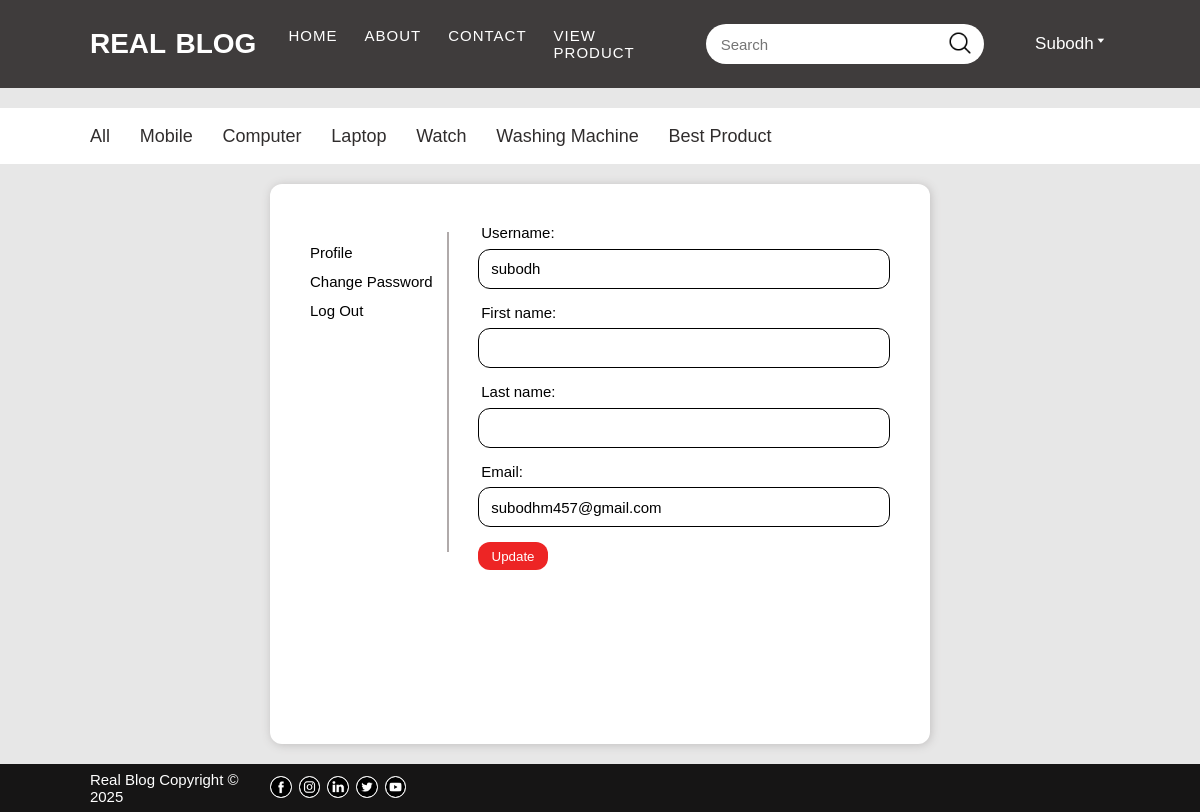
Page /profile/ (signed in) on the committed database.
### blog_app/models.py (models this page shows, shortened)
class Category(models.Model):
    title  = models.CharField(max_length=100)

### blog_app/views.py (the view)
# urls.py: path('profile/', views.user_profile, name='user_profile'),
def user_profile(request):
    if not request.user.is_authenticated:
        messages.info(request, 'You are not login, without login you can not access Progile!')
        return redirect('/')
    else:
        if request.method == 'POST':
            u_form = UserUpdateForm(request.POST, instance=request.user)
            if u_form.is_valid():
                u_form.save()
            context = {
            'u_form':u_form,
            }
            return render(request, 'blog_app/user_profile.html', context)
        else:
            u_form = UserUpdateForm(instance=request.user)
            context = {
            'ctgry':print_category(),
            'u_form':u_form,
            }
            return render(request, 'blog_app/user_profile.html', context)

### blog_app/forms.py
class UserUpdateForm(forms.ModelForm):
    email = forms.EmailField(required=False)
    class Meta:
        model = User
        fields = ['username','first_name', 'last_name', 'email']

### blog_app/views.py (called while the page is built)
def print_category():
    return Category.objects.all()

### blog_app/templates/blog_app/user_profile.html (shortened to what this page needs)
{% extends 'blog_app/base.html' %}
{% load static %}
{% block main %}
<div class="profile">
    <div class="profilemain">
        <div class="profilemanue">
            <ul>
                <li><a href="{% url 'user_profile' %}">Profile</a></li>
                <li><a href="{% url 'passwordchange' %}">Change Password</a></li>
                <li><a href="{% url 'logout' %}">Log Out</a></li>
            </ul>
        </div>
        <div class="profilemain-right">
            <form action="" method="POST" enctype="multipart/form-data" novalidate >
                {% for field in u_form %}
                    <div>
                        {{field.label_tag}}<br>
                        {{field}}
                    </div>
                {% endfor %}
                <button>Update</button>
            </form>
        </div>
    </div>
</div>
{% endblock main %}

### blog_app/templates/blog_app/base.html (shortened to what this page needs)
<!DOCTYPE html>
{% load static %}
<html lang="en">
<head>
    <link rel="stylesheet" href="{% static 'blog_app/css/style.css' %}">
</head>
<body>
    {% include 'blog_app/nav.html' %}
    {% include 'blog_app/subnav.html' %}
    {% block main %}{% endblock main %}
    {% include 'blog_app/footer.html' %}
</body>
</html>

### blog_app/templates/blog_app/nav.html (shortened to what this page needs)
{% load static %}
<nav class="navbar bgBlack">
    <div class="container navinner">
        <div class="logo">
            <a href="{% url 'home' %}">REAL BLOG</a>
        </div>
        <ul class="navitems navitems3" id="navitems">
            <li><a href="{% url 'home' %}">home</a></li>
            <li><a href="{% url 'about' %}">about</a></li>
            <li><a href="{% url 'contact' %}">contact</a></li>
            <li><a href="{% url 'subcategory' 'Best Product' %}">View product</a></li>
        </ul>
        <form action="{% url 'search' %}" class="search search3" id="search" method="GET">
            <input type="text" name='search' placeholder="Search">
            <button type="submit"><img src="{% static 'blog_app/img/search.png' %}" alt="search" height="50px"></button>
        </form>
        <div class="register">
            {% if user.is_authenticated %}
            <a href="{% url 'user_profile' %}">{{request.user|capfirst}}</a><span class="downarrow">&#129171;</span>
            {% else %}
                <a id="regi" class="regi" href="{% url 'login' %}">Login</a>
                <span>/</span>
                <a class="regi" href="{% url 'signup' %}"> Signup</a>
            {% endif %}
        </div>
    </div>
</nav>

### blog_app/templates/blog_app/subnav.html
<nav class="subnavbar subnavbar3" id="subnavbar">
    <div class="container subnavbar-inner">
        <a href="{% url 'subcategory' 'All' %}">All</a>
        {% for cat in ctgry %}
        <a href="{% url 'subcategory' cat.title %}">{{cat.title|capfirst}}</a>
        {% endfor %}
    </div>
</nav>

### blog_app/templates/blog_app/footer.html
{% load static %}
<footer class="footer">
    <div class="container footer-item">
        <div class="copyright">
            <p>Real Blog Copyright © 2025</p>
        </div>
        <div class="social">
            <a target='_' href="#"><img src="{% static 'blog_app/img/facebook.png' %}" alt=""></a>
            <a href="#"><img src="{% static 'blog_app/img/instagram.png' %}" alt=""></a>
            <a href="#"><img src="{% static 'blog_app/img/linkedin.png' %}" alt=""></a>
            <a href="#"><img src="{% static 'blog_app/img/twitter.png' %}" alt=""></a>
            <a href="#"><img src="{% static 'blog_app/img/youtube.png' %}" alt=""></a>
        </div>
    </div>
</footer>

### blog_app/static/blog_app/css/style.css (style rules this page uses)
* { margin: 0; padding: 0; box-sizing: border-box; }
html { font-size: 62.5%; font-family: sans-serif; background-color: rgb(231, 231, 231); }
a { text-decoration: none; }
li { list-style: none; }
.container { width: 85vw; margin: auto; }
.bgBlack { background-color: rgb(63, 60, 60); }
.navbar { width: 99.99%; height: 11vh; }
.navinner { display: flex; align-items: center; height: 11vh; }
.logo { width: 17%; }
.logo a { color: #fff; font-size: 2.8rem; font-weight: 700; word-spacing: .2rem; }
.navitems { width: 45%; display: flex; justify-content: center; padding-left: 3rem; }
.navitems li a { font-size: 1.5rem; color: #fff; text-transform: uppercase; font-weight: 300; margin-right: 1.8em; word-spacing: .3rem; letter-spacing: .1rem; }
.search { width: 28%; height: 5vh; display: flex; justify-content: flex-end; align-items: center; background-color: #fff; border-radius: 6rem; padding: 0 0.4em 0 1.2em }
.search input { width: 100%; height: 5vh; border-bottom-left-radius: 6rem; border-top-left-radius: 6rem; border: 0; outline: none; padding: .3rem; background-color: transparent; font-size: 1.5rem; }
.search img { border: none; height: 3vh; }
.search button { border-radius: 4rem; height: 6vh; width: 4vw; border: none; background-color: transparent; cursor: pointer; }
.register { width: 10%; margin: 0 0.2em 0 2.5em; display: flex; align-items: center; justify-content: flex-end; }
.register span { color: #fff; font-size: 1.5rem; margin: 0 0.2em 0 0.2em; }
.register a { color: #fff; font-size: 1.7rem; }
.downarrow { display: inline-block; padding-top: .8rem; cursor: pointer; }
.subnavbar { width: 99.99%; height: 7vh; background-color: #fff; margin-top: 2em; line-height: 7vh; }
.subnavbar a { font-size: 1.8rem; font-weight: 400; margin-right: 1.5em; color: rgb(48, 45, 45); }
.profile { width: 55vw; margin: auto; }
.profilemain { width: 100%; height: 70vh; background-color: #fff; margin: 2em 0; padding: 4em; border-radius: 1.2rem; box-shadow: .1rem .1rem 1rem rgb(192, 190, 190); display: flex; justify-content: space-between; }
.profilemanue { width: 24%; height: 32rem; margin-top: 0.8em; background-color: #fff; border-right: .2rem solid rgb(176, 170, 170); }
.profilemanue li { margin-top: 1.2em; }
.profilemanue li a { font-size: 1.5em; color: #000; }
.profilemain-right { width: 71%; }
.profilemain-right label { font-size: 1.5em; margin-left: .3rem; }
.profilemain-right input { font-size: 1.5em; width: 100%; height: 5vh; margin: 0.5em 0 1em 0; border-radius: 1.2rem; outline: none; padding: 0 0.8em; }
.profilemain-right input[type="text"], input[type="email"] { border: .1rem solid black; }
.profilemain-right button { padding: 0.5em 1em; border-radius: 1.2rem; background-color: rgb(237, 37, 37); color: #fff; border: none; }
.footer { width: 99.99%; height: 6vh; background-color: rgb(22, 21, 21); display: flex; align-items: center; }
.footer-item { height: 6vh; display: flex; align-items: center; }
.footer .copyright { width: 17%; }
.footer .copyright p { color: #fff; font-size: 1.5rem; }
.social { width: 14%; display: flex; justify-content: flex-end; }
.footer .social img { width: 1.8vw; background-color: #fff; border-radius: 50%; border: .1rem solid #fff; margin-left: 0.7em; }

### rows in the picture
Category: title "Mobile"
Category: title "Computer"
Category: title "Laptop"
Category: title "Watch"
Category: title "Washing Machine"
Category: title "Best Product"

### other values in the picture
{{ request.user|capfirst }} "Subodh"
{{ field.label_tag }} "Username:" "First name:" "Last name:" "Email:"
